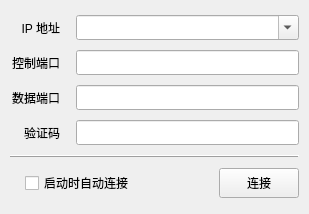
<?xml version="1.0" encoding="UTF-8"?>
<ui version="4.0">
 <class>ConnDlg</class>
 <widget class="QWidget" name="ConnDlg">
  <property name="geometry">
   <rect>
    <x>0</x>
    <y>0</y>
    <width>309</width>
    <height>214</height>
   </rect>
  </property>
  <property name="windowTitle">
   <string>连接中转服务器</string>
  </property>
  <property name="styleSheet">
   <string notr="true">QWidget
{
	font-family:&quot;Microsoft Yahei&quot;;
}</string>
  </property>
  <layout class="QVBoxLayout" name="verticalLayout">
   <property name="leftMargin">
    <number>10</number>
   </property>
   <property name="rightMargin">
    <number>10</number>
   </property>
   <property name="bottomMargin">
    <number>10</number>
   </property>
   <item>
    <layout class="QHBoxLayout" name="horizontalLayout_3">
     <item>
      <widget class="QLabel" name="label">
       <property name="minimumSize">
        <size>
         <width>50</width>
         <height>25</height>
        </size>
       </property>
       <property name="maximumSize">
        <size>
         <width>50</width>
         <height>16777215</height>
        </size>
       </property>
       <property name="text">
        <string>IP 地址</string>
       </property>
       <property name="alignment">
        <set>Qt::AlignRight|Qt::AlignTrailing|Qt::AlignVCenter</set>
       </property>
      </widget>
     </item>
     <item>
      <spacer name="horizontalSpacer">
       <property name="orientation">
        <enum>Qt::Horizontal</enum>
       </property>
       <property name="sizeType">
        <enum>QSizePolicy::Fixed</enum>
       </property>
       <property name="sizeHint" stdset="0">
        <size>
         <width>10</width>
         <height>20</height>
        </size>
       </property>
      </spacer>
     </item>
     <item>
      <widget class="QComboBox" name="edtIP">
       <property name="enabled">
        <bool>true</bool>
       </property>
       <property name="sizePolicy">
        <sizepolicy hsizetype="Expanding" vsizetype="Fixed">
         <horstretch>0</horstretch>
         <verstretch>0</verstretch>
        </sizepolicy>
       </property>
       <property name="minimumSize">
        <size>
         <width>0</width>
         <height>25</height>
        </size>
       </property>
       <property name="editable">
        <bool>true</bool>
       </property>
      </widget>
     </item>
    </layout>
   </item>
   <item>
    <layout class="QHBoxLayout" name="horizontalLayout_2">
     <item>
      <widget class="QLabel" name="label_2">
       <property name="minimumSize">
        <size>
         <width>50</width>
         <height>25</height>
        </size>
       </property>
       <property name="maximumSize">
        <size>
         <width>50</width>
         <height>16777215</height>
        </size>
       </property>
       <property name="text">
        <string>控制端口</string>
       </property>
       <property name="alignment">
        <set>Qt::AlignRight|Qt::AlignTrailing|Qt::AlignVCenter</set>
       </property>
      </widget>
     </item>
     <item>
      <spacer name="horizontalSpacer_2">
       <property name="orientation">
        <enum>Qt::Horizontal</enum>
       </property>
       <property name="sizeType">
        <enum>QSizePolicy::Fixed</enum>
       </property>
       <property name="sizeHint" stdset="0">
        <size>
         <width>10</width>
         <height>20</height>
        </size>
       </property>
      </spacer>
     </item>
     <item>
      <widget class="QLineEdit" name="edtCtrlPort">
       <property name="minimumSize">
        <size>
         <width>0</width>
         <height>25</height>
        </size>
       </property>
      </widget>
     </item>
    </layout>
   </item>
   <item>
    <layout class="QHBoxLayout" name="horizontalLayout">
     <item>
      <widget class="QLabel" name="label_3">
       <property name="minimumSize">
        <size>
         <width>50</width>
         <height>25</height>
        </size>
       </property>
       <property name="maximumSize">
        <size>
         <width>50</width>
         <height>16777215</height>
        </size>
       </property>
       <property name="text">
        <string>数据端口</string>
       </property>
       <property name="alignment">
        <set>Qt::AlignRight|Qt::AlignTrailing|Qt::AlignVCenter</set>
       </property>
      </widget>
     </item>
     <item>
      <spacer name="horizontalSpacer_3">
       <property name="orientation">
        <enum>Qt::Horizontal</enum>
       </property>
       <property name="sizeType">
        <enum>QSizePolicy::Fixed</enum>
       </property>
       <property name="sizeHint" stdset="0">
        <size>
         <width>10</width>
         <height>20</height>
        </size>
       </property>
      </spacer>
     </item>
     <item>
      <widget class="QLineEdit" name="edtTargetPort">
       <property name="minimumSize">
        <size>
         <width>0</width>
         <height>25</height>
        </size>
       </property>
      </widget>
     </item>
    </layout>
   </item>
   <item>
    <layout class="QHBoxLayout" name="horizontalLayout_5">
     <item>
      <widget class="QLabel" name="label_4">
       <property name="minimumSize">
        <size>
         <width>50</width>
         <height>25</height>
        </size>
       </property>
       <property name="maximumSize">
        <size>
         <width>50</width>
         <height>16777215</height>
        </size>
       </property>
       <property name="text">
        <string>验证码</string>
       </property>
       <property name="alignment">
        <set>Qt::AlignRight|Qt::AlignTrailing|Qt::AlignVCenter</set>
       </property>
      </widget>
     </item>
     <item>
      <spacer name="horizontalSpacer_4">
       <property name="orientation">
        <enum>Qt::Horizontal</enum>
       </property>
       <property name="sizeType">
        <enum>QSizePolicy::Fixed</enum>
       </property>
       <property name="sizeHint" stdset="0">
        <size>
         <width>10</width>
         <height>20</height>
        </size>
       </property>
      </spacer>
     </item>
     <item>
      <widget class="QLineEdit" name="edtPass">
       <property name="minimumSize">
        <size>
         <width>0</width>
         <height>25</height>
        </size>
       </property>
       <property name="echoMode">
        <enum>QLineEdit::Password</enum>
       </property>
      </widget>
     </item>
    </layout>
   </item>
   <item>
    <widget class="QFrame" name="frame">
     <property name="frameShape">
      <enum>QFrame::HLine</enum>
     </property>
     <property name="frameShadow">
      <enum>QFrame::Raised</enum>
     </property>
    </widget>
   </item>
   <item>
    <layout class="QHBoxLayout" name="horizontalLayout_4">
     <item>
      <spacer name="horizontalSpacer_6">
       <property name="orientation">
        <enum>Qt::Horizontal</enum>
       </property>
       <property name="sizeType">
        <enum>QSizePolicy::Fixed</enum>
       </property>
       <property name="sizeHint" stdset="0">
        <size>
         <width>15</width>
         <height>20</height>
        </size>
       </property>
      </spacer>
     </item>
     <item>
      <widget class="QCheckBox" name="chkAutoConn">
       <property name="text">
        <string>启动时自动连接</string>
       </property>
      </widget>
     </item>
     <item>
      <spacer name="horizontalSpacer_5">
       <property name="orientation">
        <enum>Qt::Horizontal</enum>
       </property>
       <property name="sizeHint" stdset="0">
        <size>
         <width>40</width>
         <height>20</height>
        </size>
       </property>
      </spacer>
     </item>
     <item>
      <widget class="QPushButton" name="btnOk">
       <property name="minimumSize">
        <size>
         <width>0</width>
         <height>30</height>
        </size>
       </property>
       <property name="text">
        <string>连接</string>
       </property>
      </widget>
     </item>
    </layout>
   </item>
  </layout>
 </widget>
 <layoutdefault spacing="6" margin="11"/>
 <resources/>
 <connections/>
</ui>
